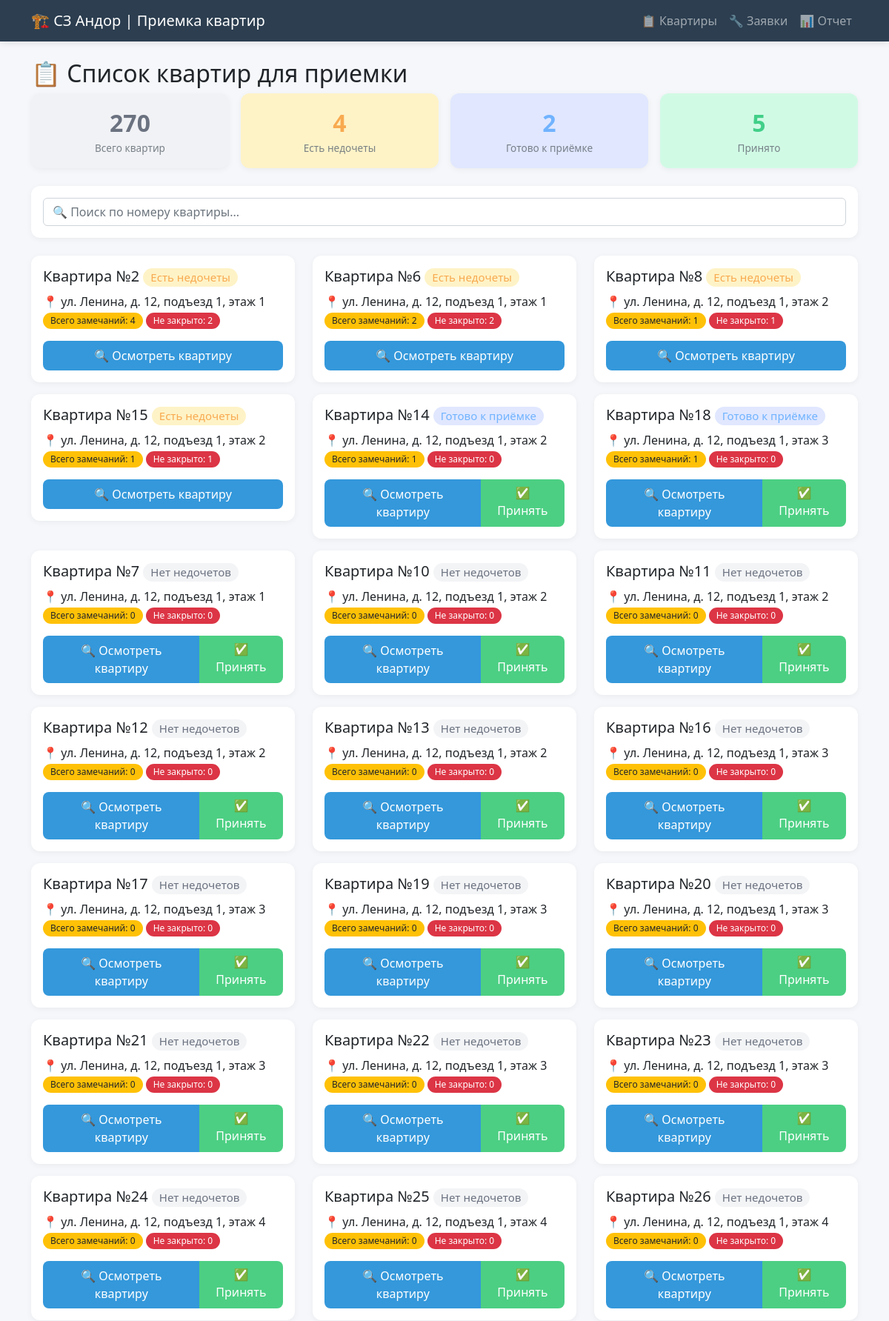
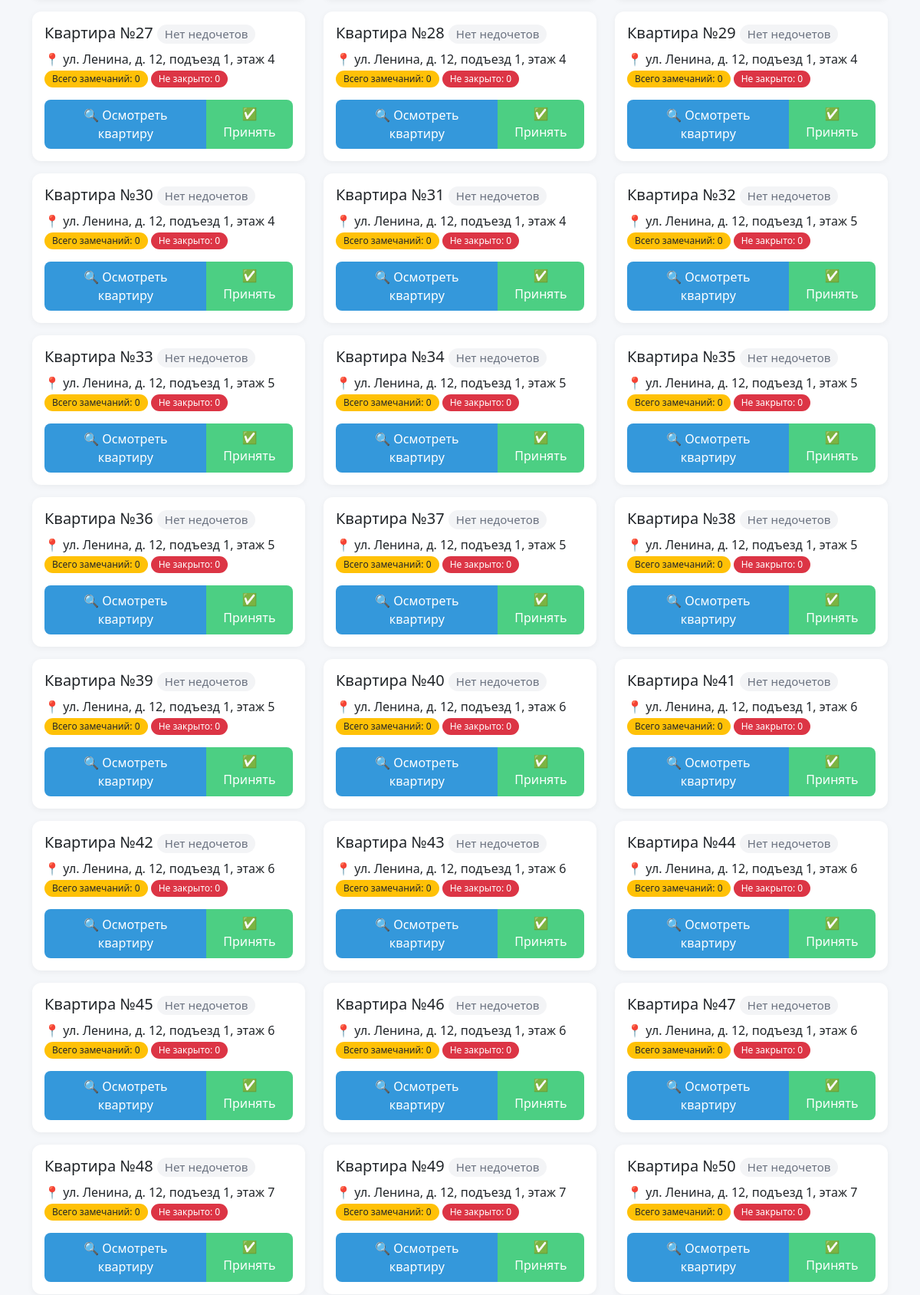
The page / (upper part) on the database its author committed (2 pictures, top to bottom).
### tables this page shows
CREATE TABLE flats (
    id INTEGER PRIMARY KEY AUTOINCREMENT,
    number TEXT NOT NULL,
    street TEXT,
    house TEXT,
    entrance INTEGER,
    floor INTEGER,
    status TEXT DEFAULT 'in_progress'
);

### app.py (the view)
@app.route('/')
def index():
    conn = get_db()
    stats = {}
    stats['total'] = conn.execute('SELECT COUNT(*) FROM flats').fetchone()[0]
    stats['accepted'] = conn.execute('SELECT COUNT(*) FROM flats WHERE status = "accepted"').fetchone()[0]
    result = conn.execute('SELECT COUNT(DISTINCT flat_id) FROM defects WHERE status = "open"').fetchone()[0]
    stats['has_defects'] = result if result else 0
    result = conn.execute('''
        SELECT COUNT(*) FROM flats f
        WHERE f.status != 'accepted'
        AND (SELECT COUNT(*) FROM defects d WHERE d.flat_id = f.id AND d.status != 'closed') = 0
        AND (SELECT COUNT(*) FROM defects d WHERE d.flat_id = f.id) > 0
    ''').fetchone()[0]
    stats['ready_for_acceptance'] = result if result else 0
    flats = conn.execute('''
        SELECT f.*, COUNT(d.id) as defect_count,
               SUM(CASE WHEN d.status = 'open' THEN 1 ELSE 0 END) as open_count
        FROM flats f
        LEFT JOIN defects d ON f.id = d.flat_id
        GROUP BY f.id
        ORDER BY
            CASE
                WHEN f.status = 'accepted' THEN 4
                WHEN COUNT(d.id) = 0 OR COUNT(d.id) IS NULL THEN 3
                WHEN SUM(CASE WHEN d.status = 'open' THEN 1 ELSE 0 END) = 0 AND COUNT(d.id) > 0 THEN 2
                ELSE 1
            END,
            CAST(f.number AS INTEGER)
    ''').fetchall()
    conn.close()
    return render_template('index.html', flats=flats, stats=stats)

### app.py (called while the page is built)
def get_db():
    conn = sqlite3.connect(DB_PATH)
    conn.row_factory = sqlite3.Row
    return conn

### templates/index.html (shortened to what this page needs)
{% extends "base.html" %}
{% block content %}
<h2>📋 Список квартир для приемки</h2>
<div class="row mb-4 g-3">
    <div class="col-md-3 col-6">
        <div class="stat-card card text-center p-3" style="background: #f1f2f5;">
            <div class="stat-number" style="color: #6b7280;">{{ stats.total }}</div>
            <div class="stat-label text-muted">Всего квартир</div>
        </div>
    </div>
    <div class="col-md-3 col-6">
        <div class="stat-card card text-center p-3" style="background: #fef3c7;">
            <div class="stat-number" style="color: #f8aa50;">{{ stats.has_defects }}</div>
            <div class="stat-label text-muted">Есть недочеты</div>
        </div>
    </div>
    <div class="col-md-3 col-6">
        <div class="stat-card card text-center p-3" style="background: #e0e7ff;">
            <div class="stat-number" style="color: #70b3ff;">{{ stats.ready_for_acceptance }}</div>
            <div class="stat-label text-muted">Готово к приёмке</div>
        </div>
    </div>
    <div class="col-md-3 col-6">
        <div class="stat-card card text-center p-3" style="background: #d1fae5;">
            <div class="stat-number" style="color: #41cf88;">{{ stats.accepted }}</div>
            <div class="stat-label text-muted">Принято</div>
        </div>
    </div>
</div>
<div class="card mb-4">
    <div class="card-body">
        <input type="text" id="searchInput" class="form-control" placeholder="🔍 Поиск по номеру квартиры...">
    </div>
</div>
<div class="row" id="flatsContainer">
    {% for flat in flats %}
    <div class="col-md-4 mb-3 flat-card" data-search="{{ flat.number }}">
        <div class="card">
            <div class="card-body">
                <h5 class="card-title">
                    Квартира №{{ flat.number }}
                    {% if flat.status == 'accepted' %}
    <span class="badge" style="background: #d1fae5; color: #41cf88;">Принята</span>
{% elif flat.open_count == 0 and flat.defect_count > 0 %}
    <span class="badge" style="background: #e0e7ff; color: #70b3ff;">Готово к приёмке</span>
{% elif flat.open_count > 0 %}
    <span class="badge" style="background: #fef3c7; color: #f8aa50;">Есть недочеты</span>
{% else %}
    <span class="badge" style="background: #f3f4f6; color: #6b7280;">Нет недочетов</span>
{% endif %}
                </h5>
                <p class="card-text">
                    📍 {{ flat.street }}, д. {{ flat.house }}, подъезд {{ flat.entrance }}, этаж {{ flat.floor }}<br>
                    <span class="badge bg-warning text-dark">Всего замечаний: {{ flat.defect_count or 0 }}</span>
                    <span class="badge bg-danger">Не закрыто: {{ flat.open_count or 0 }}</span>
                </p>
                <div class="btn-group w-100">
                    <a href="/flat/{{ flat.id }}" class="btn btn-primary">🔍 Осмотреть квартиру</a>
                    {% if flat.status != 'accepted' and (flat.open_count == 0 or flat.defect_count == 0) %}
                        <a href="/accept_flat/{{ flat.id }}" class="btn btn-success" onclick="return confirm('Принять квартиру?')">✅ Принять</a>
                    {% endif %}
                </div>
            </div>
        </div>
    </div>
    {% endfor %}
</div>
{% endblock %}

### templates/base.html (style rules this page uses)
body { background-color: #f5f7fa; font-family: 'Segoe UI', Tahoma, Geneva, Verdana, sans-serif; }
.card { border: none; border-radius: 12px; box-shadow: 0 2px 8px rgba(0,0,0,0.05); transition: transform 0.2s, box-shadow 0.2s; }
.stat-card { border-radius: 12px; border: none; }
.stat-number { font-size: 2rem; font-weight: 600; margin-bottom: 0; }
.stat-label { font-size: 0.85rem; opacity: 0.9; margin-bottom: 0; }
.badge { padding: 5px 10px; font-weight: 500; border-radius: 20px; }
.btn-primary { background-color: #3498db; border: none; border-radius: 8px; padding: 8px 16px; font-weight: 500; }
.btn-success { background-color: #4ccf83; border: none; border-radius: 8px; }

### rows shown on the page
flats: number "2", status "Есть недочеты", street "ул. Ленина", house "12", entrance "1", floor "1", defect_count "4"
flats: number "6", status "Есть недочеты", street "ул. Ленина", house "12", entrance "1", floor "1", defect_count "2", open_count "2"
flats: number "8", status "Есть недочеты", street "ул. Ленина", house "12", entrance "1", floor "2"
flats: number "15", status "Есть недочеты", street "ул. Ленина", house "12", entrance "1", floor "2"
flats: number "14", status "Готово к приёмке", street "ул. Ленина", house "12", entrance "1", floor "2", open_count "0"
flats: number "18", status "Готово к приёмке", street "ул. Ленина", house "12", entrance "1", floor "3", open_count "0"
flats: number "7", status "Нет недочетов", street "ул. Ленина", house "12", entrance "1", floor "1", defect_count "0", open_count "0"
flats: number "10", status "Нет недочетов", street "ул. Ленина", house "12", entrance "1", floor "2", defect_count "0", open_count "0"
flats: number "11", status "Нет недочетов", street "ул. Ленина", house "12", entrance "1", floor "2", defect_count "0", open_count "0"
flats: number "12", status "Нет недочетов", street "ул. Ленина", house "12", entrance "1", floor "2", defect_count "0", open_count "0"
flats: number "13", status "Нет недочетов", street "ул. Ленина", house "12", entrance "1", floor "2", defect_count "0", open_count "0"
flats: number "16", status "Нет недочетов", street "ул. Ленина", house "12", entrance "1", floor "3", defect_count "0", open_count "0"
flats: number "17", status "Нет недочетов", street "ул. Ленина", house "12", entrance "1", floor "3", defect_count "0", open_count "0"
flats: number "19", status "Нет недочетов", street "ул. Ленина", house "12", entrance "1", floor "3", defect_count "0", open_count "0"
flats: number "20", status "Нет недочетов", street "ул. Ленина", house "12", entrance "1", floor "3", defect_count "0", open_count "0"
flats: number "21", status "Нет недочетов", street "ул. Ленина", house "12", entrance "1", floor "3", defect_count "0", open_count "0"
flats: number "22", status "Нет недочетов", street "ул. Ленина", house "12", entrance "1", floor "3", defect_count "0", open_count "0"
flats: number "23", status "Нет недочетов", street "ул. Ленина", house "12", entrance "1", floor "3", defect_count "0", open_count "0"
flats: number "24", status "Нет недочетов", street "ул. Ленина", house "12", entrance "1", floor "4", defect_count "0", open_count "0"
flats: number "25", status "Нет недочетов", street "ул. Ленина", house "12", entrance "1", floor "4", defect_count "0", open_count "0"
flats: number "26", status "Нет недочетов", street "ул. Ленина", house "12", entrance "1", floor "4", defect_count "0", open_count "0"
flats: number "27", status "Нет недочетов", street "ул. Ленина", house "12", entrance "1", floor "4", defect_count "0", open_count "0"
flats: number "28", status "Нет недочетов", street "ул. Ленина", house "12", entrance "1", floor "4", defect_count "0", open_count "0"
flats: number "29", status "Нет недочетов", street "ул. Ленина", house "12", entrance "1", floor "4", defect_count "0", open_count "0"
flats: number "30", status "Нет недочетов", street "ул. Ленина", house "12", entrance "1", floor "4", defect_count "0", open_count "0"
flats: number "31", status "Нет недочетов", street "ул. Ленина", house "12", entrance "1", floor "4", defect_count "0", open_count "0"
flats: number "32", status "Нет недочетов", street "ул. Ленина", house "12", entrance "1", floor "5", defect_count "0", open_count "0"
flats: number "33", status "Нет недочетов", street "ул. Ленина", house "12", entrance "1", floor "5", defect_count "0", open_count "0"
flats: number "34", status "Нет недочетов", street "ул. Ленина", house "12", entrance "1", floor "5", defect_count "0", open_count "0"
flats: number "35", status "Нет недочетов", street "ул. Ленина", house "12", entrance "1", floor "5", defect_count "0", open_count "0"
flats: number "36", status "Нет недочетов", street "ул. Ленина", house "12", entrance "1", floor "5", defect_count "0", open_count "0"
flats: number "37", status "Нет недочетов", street "ул. Ленина", house "12", entrance "1", floor "5", defect_count "0", open_count "0"
flats: number "38", status "Нет недочетов", street "ул. Ленина", house "12", entrance "1", floor "5", defect_count "0", open_count "0"
flats: number "39", status "Нет недочетов", street "ул. Ленина", house "12", entrance "1", floor "5", defect_count "0", open_count "0"
flats: number "40", status "Нет недочетов", street "ул. Ленина", house "12", entrance "1", floor "6", defect_count "0", open_count "0"
flats: number "41", status "Нет недочетов", street "ул. Ленина", house "12", entrance "1", floor "6", defect_count "0", open_count "0"
flats: number "42", status "Нет недочетов", street "ул. Ленина", house "12", entrance "1", floor "6", defect_count "0", open_count "0"
flats: number "43", status "Нет недочетов", street "ул. Ленина", house "12", entrance "1", floor "6", defect_count "0", open_count "0"
flats: number "44", status "Нет недочетов", street "ул. Ленина", house "12", entrance "1", floor "6", defect_count "0", open_count "0"
flats: number "45", status "Нет недочетов", street "ул. Ленина", house "12", entrance "1", floor "6", defect_count "0", open_count "0"
flats: number "46", status "Нет недочетов", street "ул. Ленина", house "12", entrance "1", floor "6", defect_count "0", open_count "0"
flats: number "47", status "Нет недочетов", street "ул. Ленина", house "12", entrance "1", floor "6", defect_count "0", open_count "0"
flats: number "48", status "Нет недочетов", street "ул. Ленина", house "12", entrance "1", floor "7", defect_count "0", open_count "0"
flats: number "49", status "Нет недочетов", street "ул. Ленина", house "12", entrance "1", floor "7", defect_count "0", open_count "0"
flats: number "50", status "Нет недочетов", street "ул. Ленина", house "12", entrance "1", floor "7", defect_count "0", open_count "0"

### other values the page prints
{{ stats.total }} "270"
{{ stats.has_defects }} "4"
{{ stats.ready_for_acceptance }} "2"
{{ stats.accepted }} "5"
